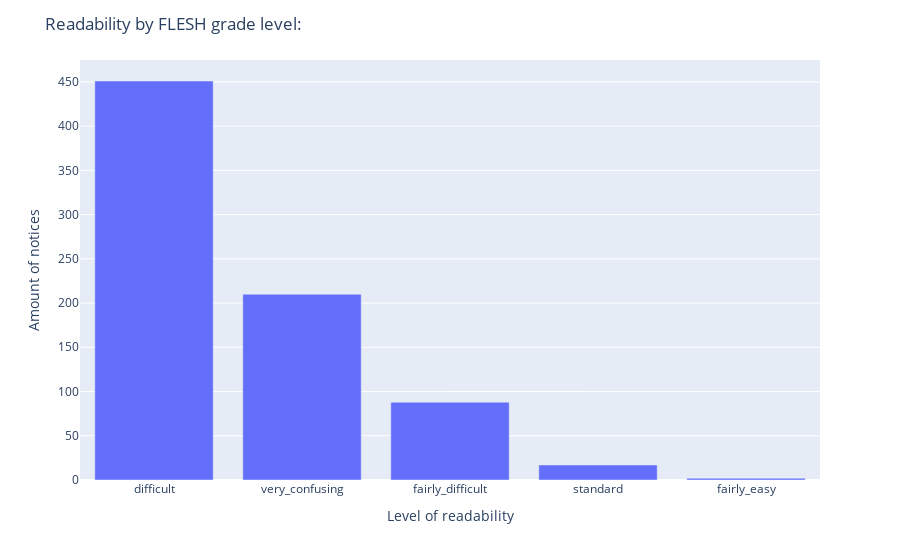

Notebook code for this chart:
### Code cell
fig = px.bar(data, y='amount')
fig.update_layout(
    title="Readability by FLESH grade level:",
    xaxis_title="Level of readability",
    yaxis_title="Amount of notices",
)
fig.show()

### Figure 1 — Plotly figure (JSON) as saved in the notebook; plotly's stock layout.template omitted (floating-point values rounded to 4 significant figures)
{"data": [{"alignmentgroup": "True", "hovertemplate": "index=%{x}<br>amount=%{y}<extra></extra>", "legendgroup": "", "marker": {"color": "#636efa"}, "name": "", "offsetgroup": "", "orientation": "v", "showlegend": false, "textposition": "auto", "type": "bar", "x": ["difficult", "very_confusing", "fairly_difficult", "standard", "fairly_easy"], "xaxis": "x", "y": [451, 210, 88, 17, 2], "yaxis": "y"}], "layout": {"barmode": "relative", "legend": {"tracegroupgap": 0}, "margin": {"t": 60}, "title": {"text": "Readability by FLESH grade level:"}, "xaxis": {"anchor": "y", "domain": [0, 1], "title": {"text": "Level of readability"}}, "yaxis": {"anchor": "x", "domain": [0, 1], "title": {"text": "Amount of notices"}}}}
